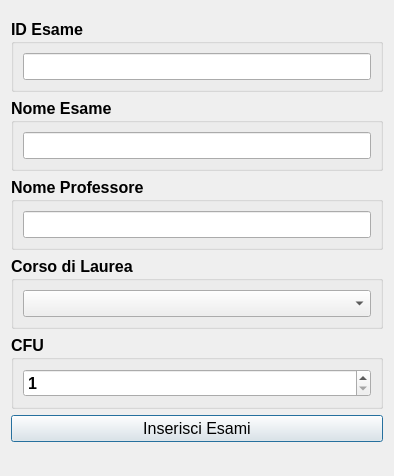
<?xml version="1.0" encoding="UTF-8"?>
<ui version="4.0">
 <class>segreteria_dialog_inserisci_esame</class>
 <widget class="QDialog" name="segreteria_dialog_inserisci_esame">
  <property name="geometry">
   <rect>
    <x>0</x>
    <y>0</y>
    <width>394</width>
    <height>476</height>
   </rect>
  </property>
  <property name="windowTitle">
   <string>UniWorld - Segreteria Inserisci Esame</string>
  </property>
  <layout class="QGridLayout" name="gridLayout">
   <item row="4" column="0">
    <widget class="QGroupBox" name="groupBox_3">
     <property name="font">
      <font>
       <pointsize>12</pointsize>
       <weight>75</weight>
       <bold>true</bold>
      </font>
     </property>
     <property name="title">
      <string>Corso di Laurea</string>
     </property>
     <layout class="QVBoxLayout" name="verticalLayout_3">
      <item>
       <widget class="QComboBox" name="comboBoxLaurea"/>
      </item>
     </layout>
    </widget>
   </item>
   <item row="0" column="0">
    <spacer name="verticalSpacer_6">
     <property name="orientation">
      <enum>Qt::Vertical</enum>
     </property>
     <property name="sizeHint" stdset="0">
      <size>
       <width>10</width>
       <height>26</height>
      </size>
     </property>
    </spacer>
   </item>
   <item row="2" column="0">
    <widget class="QGroupBox" name="groupBox">
     <property name="font">
      <font>
       <pointsize>12</pointsize>
       <weight>75</weight>
       <bold>true</bold>
      </font>
     </property>
     <property name="title">
      <string>Nome Esame</string>
     </property>
     <layout class="QVBoxLayout" name="verticalLayout">
      <item>
       <widget class="QLineEdit" name="NomeEsameField">
        <property name="font">
         <font>
          <pointsize>12</pointsize>
          <weight>50</weight>
          <bold>false</bold>
         </font>
        </property>
        <property name="text">
         <string/>
        </property>
       </widget>
      </item>
     </layout>
    </widget>
   </item>
   <item row="5" column="0">
    <widget class="QGroupBox" name="groupBox_4">
     <property name="font">
      <font>
       <pointsize>12</pointsize>
       <weight>75</weight>
       <bold>true</bold>
      </font>
     </property>
     <property name="title">
      <string>CFU</string>
     </property>
     <layout class="QVBoxLayout" name="verticalLayout_5">
      <item>
       <widget class="QSpinBox" name="CFUSpinBox">
        <property name="minimum">
         <number>1</number>
        </property>
       </widget>
      </item>
     </layout>
    </widget>
   </item>
   <item row="3" column="0">
    <widget class="QGroupBox" name="groupBox_2">
     <property name="font">
      <font>
       <pointsize>12</pointsize>
       <weight>75</weight>
       <bold>true</bold>
      </font>
     </property>
     <property name="title">
      <string>Nome Professore</string>
     </property>
     <layout class="QVBoxLayout" name="verticalLayout_2">
      <item>
       <widget class="QLineEdit" name="NomeProfessoreField">
        <property name="font">
         <font>
          <pointsize>12</pointsize>
          <weight>50</weight>
          <bold>false</bold>
         </font>
        </property>
        <property name="text">
         <string/>
        </property>
       </widget>
      </item>
     </layout>
    </widget>
   </item>
   <item row="6" column="0">
    <widget class="QPushButton" name="InsertEsameButton">
     <property name="font">
      <font>
       <pointsize>12</pointsize>
      </font>
     </property>
     <property name="text">
      <string>Inserisci Esami</string>
     </property>
    </widget>
   </item>
   <item row="7" column="0">
    <spacer name="verticalSpacer_7">
     <property name="orientation">
      <enum>Qt::Vertical</enum>
     </property>
     <property name="sizeHint" stdset="0">
      <size>
       <width>20</width>
       <height>40</height>
      </size>
     </property>
    </spacer>
   </item>
   <item row="1" column="0">
    <widget class="QGroupBox" name="groupBox_5">
     <property name="font">
      <font>
       <pointsize>12</pointsize>
       <weight>75</weight>
       <bold>true</bold>
      </font>
     </property>
     <property name="title">
      <string>ID Esame</string>
     </property>
     <layout class="QVBoxLayout" name="verticalLayout_4">
      <item>
       <widget class="QLineEdit" name="IDEsame">
        <property name="font">
         <font>
          <pointsize>12</pointsize>
          <weight>50</weight>
          <bold>false</bold>
         </font>
        </property>
        <property name="text">
         <string/>
        </property>
       </widget>
      </item>
     </layout>
    </widget>
   </item>
  </layout>
 </widget>
 <resources/>
 <connections/>
</ui>
